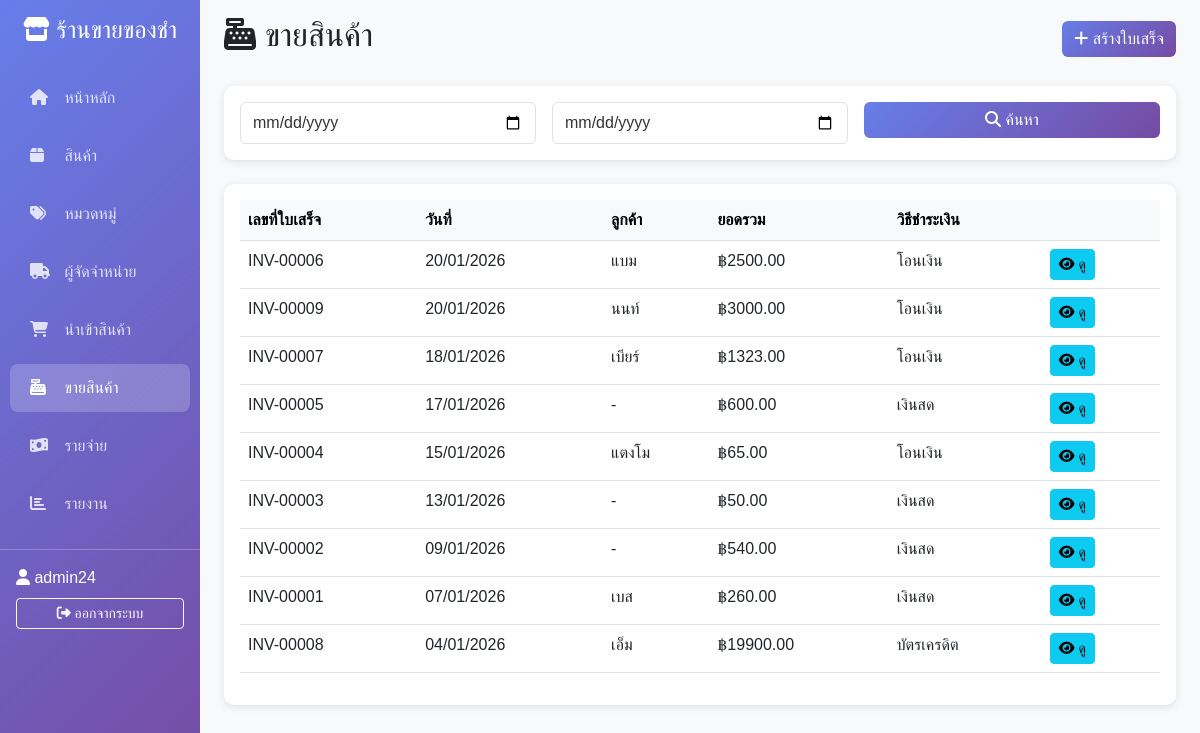
The app's page /sales/ (signed in) with its own data.
### inventory/models.py (models this page shows, shortened)
class Sale(models.Model):
    sale_number = models.CharField(max_length=50, unique=True, verbose_name="เลขที่ใบเสร็จ")
    sale_date = models.DateTimeField(default=timezone.now, verbose_name="วันที่ขาย")
    customer_name = models.CharField(max_length=200, blank=True, verbose_name="ชื่อลูกค้า")
    total_amount = models.DecimalField(max_digits=12, decimal_places=2, default=0, verbose_name="ยอดรวม")
    discount = models.DecimalField(max_digits=10, decimal_places=2, default=0, verbose_name="ส่วนลด")
    net_amount = models.DecimalField(max_digits=12, decimal_places=2, default=0, verbose_name="ยอดสุทธิ")
    payment_method = models.CharField(max_length=20, choices=[
        ('cash', 'เงินสด'),
        ('transfer', 'โอนเงิน'),
        ('card', 'บัตรเครดิต')
    ], default='cash', verbose_name="วิธีชำระเงิน")
    note = models.TextField(blank=True, verbose_name="หมายเหตุ")
    created_by = models.ForeignKey(User, on_delete=models.SET_NULL, null=True, verbose_name="ผู้บันทึก")
    created_at = models.DateTimeField(auto_now_add=True)
    class Meta:
        verbose_name = "การขายสินค้า"
        verbose_name_plural = "การขายสินค้า"
        ordering = ['-sale_date']

### inventory/views.py (the view)
# urls.py: path('sales/', views.sale_list, name='sale_list'),
@login_required
def sale_list(request):
    sales = Sale.objects.all()
    date_from = request.GET.get('date_from', '')
    date_to = request.GET.get('date_to', '')
    if date_from:
        sales = sales.filter(sale_date__date__gte=date_from)
    if date_to:
        sales = sales.filter(sale_date__date__lte=date_to)
    return render(request, 'sale_list.html', {
        'sales': sales,
        'date_from': date_from,
        'date_to': date_to,
    })

### templates/sale_list.html (shortened to what this page needs)
{% extends 'base.html' %}
{% block content %}
<div class="d-flex justify-content-between align-items-center mb-4">
    <h2><i class="fas fa-cash-register"></i> ขายสินค้า</h2>
    <a href="{% url 'sale_create' %}" class="btn btn-primary">
        <i class="fas fa-plus"></i> สร้างใบเสร็จ
    </a>
</div>
<div class="card mb-4">
    <div class="card-body">
        <form method="get" class="row g-3">
            <div class="col-md-4">
                <input type="date" name="date_from" class="form-control" placeholder="จากวันที่" value="{{ date_from }}">
            </div>
            <div class="col-md-4">
                <input type="date" name="date_to" class="form-control" placeholder="ถึงวันที่" value="{{ date_to }}">
            </div>
            <div class="col-md-4">
                <button type="submit" class="btn btn-primary w-100">
                    <i class="fas fa-search"></i> ค้นหา
                </button>
            </div>
        </form>
    </div>
</div>
<div class="card">
    <div class="card-body">
        <div class="table-responsive">
            <table class="table table-hover">
                <thead class="table-light">
                    <tr>
                        <th>เลขที่ใบเสร็จ</th>
                        <th>วันที่</th>
                        <th>ลูกค้า</th>
                        <th>ยอดรวม</th>
                        <th>วิธีชำระเงิน</th>
                        <th></th>
                    </tr>
                </thead>
                <tbody>
                    {% for sale in sales %}
                    <tr>
                        <td>{{ sale.sale_number }}</td>
                        <td>{{ sale.sale_date|date:"d/m/Y" }}</td>
                        <td>{{ sale.customer_name|default:"-" }}</td>
                        <td>฿{{ sale.net_amount|floatformat:2 }}</td>
                        <td>
                            {% if sale.payment_method == 'cash' %}
                                เงินสด
                            {% elif sale.payment_method == 'transfer' %}
                                โอนเงิน
                            {% else %}
                                บัตรเครดิต
                            {% endif %}
                        </td>
                        <td>
                            <a href="{% url 'sale_detail' sale.pk %}" class="btn btn-sm btn-info">
                                <i class="fas fa-eye"></i> ดู
                            </a>
                        </td>
                    </tr>
                    {% empty %}
                    <tr>
                        <td colspan="6" class="text-center text-muted">
                            <i class="fas fa-inbox"></i> ไม่มีข้อมูล
                        </td>
                    </tr>
                    {% endfor %}
                </tbody>
            </table>
        </div>
    </div>
</div>
{% endblock %}

### templates/base.html (shortened to what this page needs)
<!DOCTYPE html>
<html lang="th">
<head>
    <link href="https://cdnjs.cloudflare.com/ajax/libs/bootstrap/5.3.0/css/bootstrap.min.css" rel="stylesheet">
    <link href="https://cdnjs.cloudflare.com/ajax/libs/font-awesome/6.4.0/css/all.min.css" rel="stylesheet">
</head>
<body>
    {% if user.is_authenticated %}
    <div class="container-fluid">
        <div class="row">
            <nav class="col-md-2 d-md-block sidebar">
                <div class="position-sticky pt-3">
                    <h4 class="text-white text-center mb-4">
                        <i class="fas fa-store"></i> ร้านขายของชำ
                    </h4>
                    <ul class="nav flex-column">
                        <li class="nav-item">
                            <a class="nav-link {% if request.resolver_match.url_name == 'dashboard' %}active{% endif %}" href="{% url 'dashboard' %}">
                                <i class="fas fa-home"></i> หน้าหลัก
                            </a>
                        </li>
                        <li class="nav-item">
                            <a class="nav-link {% if 'product' in request.resolver_match.url_name %}active{% endif %}" href="{% url 'product_list' %}">
                                <i class="fas fa-box"></i> สินค้า
                            </a>
                        </li>
                        <li class="nav-item">
                            <a class="nav-link {% if 'category' in request.resolver_match.url_name %}active{% endif %}" href="{% url 'category_list' %}">
                                <i class="fas fa-tags"></i> หมวดหมู่
                            </a>
                        </li>
                        <li class="nav-item">
                            <a class="nav-link {% if 'supplier' in request.resolver_match.url_name %}active{% endif %}" href="{% url 'supplier_list' %}">
                                <i class="fas fa-truck"></i> ผู้จัดจำหน่าย
                            </a>
                        </li>
                        <li class="nav-item">
                            <a class="nav-link {% if 'purchase' in request.resolver_match.url_name %}active{% endif %}" href="{% url 'purchase_list' %}">
                                <i class="fas fa-shopping-cart"></i> นำเข้าสินค้า
                            </a>
                        </li>
                        <li class="nav-item">
                            <a class="nav-link {% if 'sale' in request.resolver_match.url_name %}active{% endif %}" href="{% url 'sale_list' %}">
                                <i class="fas fa-cash-register"></i> ขายสินค้า
                            </a>
                        </li>
                        <li class="nav-item">
                            <a class="nav-link {% if 'expense' in request.resolver_match.url_name %}active{% endif %}" href="{% url 'expense_list' %}">
                                <i class="fas fa-money-bill-wave"></i> รายจ่าย
                            </a>
                        </li>
                        <li class="nav-item">
                            <a class="nav-link {% if 'report' in request.resolver_match.url_name %}active{% endif %}" href="{% url 'report_monthly' %}">
                                <i class="fas fa-chart-bar"></i> รายงาน
                            </a>
                        </li>
                    </ul>
                    <hr class="text-white">
                    <div class="px-3">
                        <p class="text-white mb-2">
                            <i class="fas fa-user"></i> {{ user.username }}
                        </p>
                        <a href="{% url 'logout' %}" class="btn btn-outline-light btn-sm w-100">
                            <i class="fas fa-sign-out-alt"></i> ออกจากระบบ
                        </a>
                    </div>
                </div>
            </nav>
            <main class="col-md-10 ms-sm-auto px-md-4">
                <div class="pt-3 pb-2 mb-3">
                    {% block content %}{% endblock %}
                </div>
            </main>
        </div>
    </div>
    {% else %}
    {% block auth_content %}{% endblock %}
    {% endif %}
</body>
</html>

### templates/base.html (style rules this page uses)
body { font-family: 'Sarabun', sans-serif; background-color: #f8f9fa; }
.sidebar { min-height: 100vh; background: linear-gradient(135deg, #667eea 0%, #764ba2 100%); padding: 0; }
.sidebar .nav-link { color: rgba(255,255,255,0.8); padding: 12px 20px; margin: 5px 10px; border-radius: 8px; transition: all 0.3s; }
.sidebar .nav-link:hover, .sidebar .nav-link.active { background-color: rgba(255,255,255,0.2); color: white; }
.sidebar .nav-link i { margin-right: 10px; width: 20px; }
.card { border: none; border-radius: 10px; box-shadow: 0 2px 8px rgba(0,0,0,0.1); margin-bottom: 20px; }
.btn-primary { background: linear-gradient(135deg, #667eea 0%, #764ba2 100%); border: none; }
.table { background-color: white; }
.form-control, .form-select { border: 1px solid #dee2e6; padding: 8px 12px; font-size: 1rem; font-family: 'Sarabun', sans-serif; color: #333; background-color: #fff; transition: border-color 0.3s, box-shadow 0.3s; }
.form-control::placeholder { color: #999; }

### records on screen
Sale: sale_number "INV-00006", sale_date "20/01/2026", customer_name "แบม", net_amount "2500.00", payment_method "โอนเงิน"
Sale: sale_number "INV-00009", sale_date "20/01/2026", customer_name "นนท์", net_amount "3000.00", payment_method "โอนเงิน"
Sale: sale_number "INV-00007", sale_date "18/01/2026", customer_name "เบียร์", net_amount "1323.00", payment_method "โอนเงิน"
Sale: sale_number "INV-00005", sale_date "17/01/2026", customer_name "-", net_amount "600.00", payment_method "เงินสด"
Sale: sale_number "INV-00004", sale_date "15/01/2026", customer_name "แตงโม", net_amount "65.00", payment_method "โอนเงิน"
Sale: sale_number "INV-00003", sale_date "13/01/2026", customer_name "-", net_amount "50.00", payment_method "เงินสด"
Sale: sale_number "INV-00002", sale_date "09/01/2026", customer_name "-", net_amount "540.00", payment_method "เงินสด"
Sale: sale_number "INV-00001", sale_date "07/01/2026", customer_name "เบส", net_amount "260.00", payment_method "เงินสด"
Sale: sale_number "INV-00008", sale_date "04/01/2026", customer_name "เอ็ม", net_amount "19900.00", payment_method "บัตรเครดิต"

### other values on screen
{{ user.username }} "admin24"
